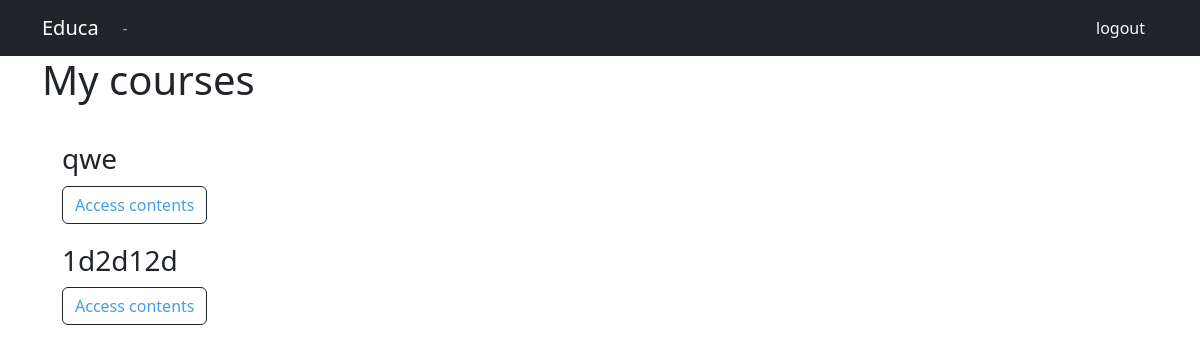
The page /students/courses/ (signed in) on the database as committed earlier.
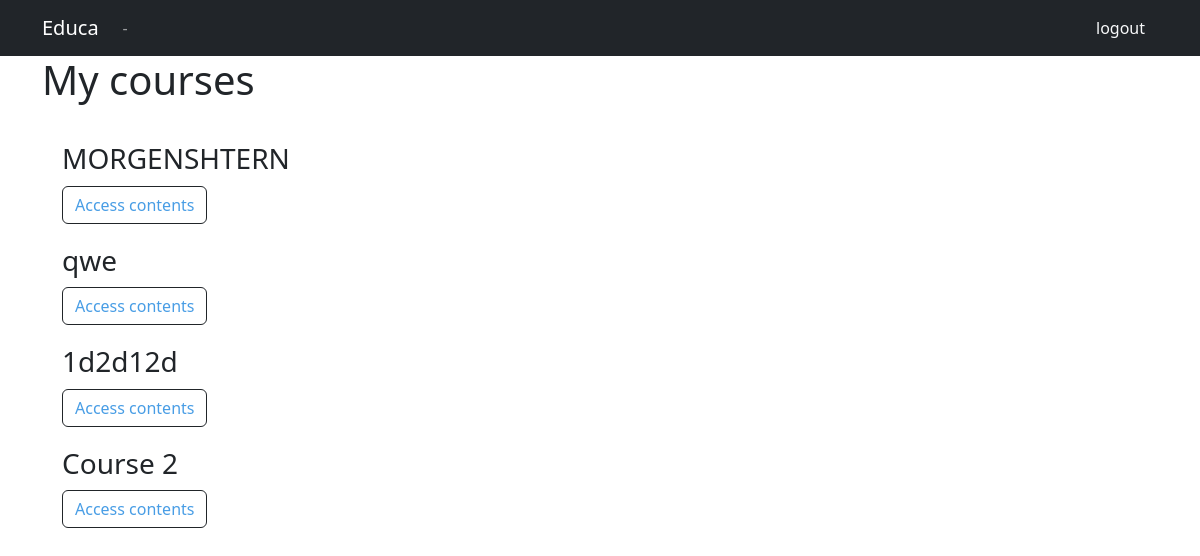
The same page on the database as committed later.
### courses/models.py (models this page shows, shortened)
class Course(models.Model):
    owner = models.ForeignKey(User, related_name='courses_created', on_delete=models.CASCADE)
    subject = models.ForeignKey(Subject, related_name='courses', on_delete=models.CASCADE)
    title = models.CharField(max_length=200)
    slug = models.SlugField(max_length=200, unique=True)
    overview = models.TextField()
    created = models.DateTimeField(auto_now_add=True)
    students = models.ManyToManyField(User, related_name='courses_joined', blank=True)
    class Meta:
        ordering = ['-created']

### students/views.py (the view)
# urls.py: path('courses/', views.StudentCourseListView.as_view(), name='student_course_list'),
class StudentCourseListView(LoginRequiredMixin, ListView):
    model = Course
    template_name = 'students/course/list.html'
    def get_queryset(self):
        qs = super(StudentCourseListView, self).get_queryset()
        return qs.filter(students__in=[self.request.user])

### students/templates/students/course/list.html (shortened to what this page needs)
{% extends "base.html" %}
{% block content %}
    <div class="container">
    <h1>My courses</h1>
    <div class="module">
        {% for course in object_list %}
            <div class="course-info">
                <h3>{{ course.title }}</h3>
                <p><a href="{% url "student_course_detail" course.id %}" class="btn btn-outline-dark">
                    Access contents</a></p>
            </div>
            {% empty %}
            <p>
                You are not enrolled in any courses yet.
                <a href="{% url "course_list" %}" class="btn btn-outline-dark">Browse courses</a>
                to enroll in a course.
            </p>
        {% endfor %}
    </div>
    </div>
{% endblock %}

Rows that differ between the two databases and show on the page:
added Course: title "MORGENSHTERN"
now on this page (row unchanged): Course: title "Course 2"
